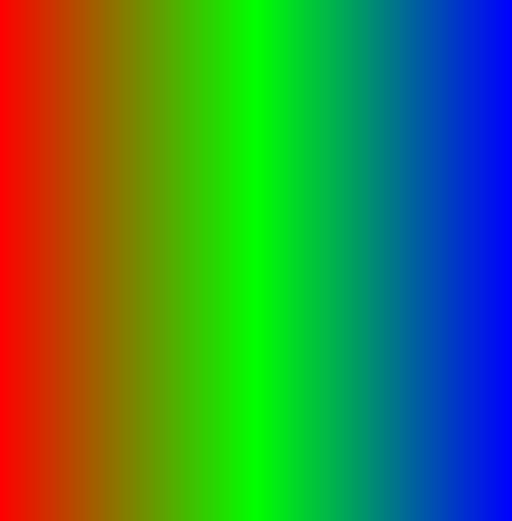

Source code (Python):
import numpy as np
from PIL import Image

rainbow = np.zeros((521,512,3),'uint8')

for i in range(0,256):
    rainbow[:,i,0] = 255-i
    rainbow[:,i,1] = 0+i
for i in range(256,512):
    rainbow[:,i,1] = 255-i
    rainbow[:,i,2] = 0+i 

image = Image.fromarray(rainbow)
image.save('rainbow.jpg')    